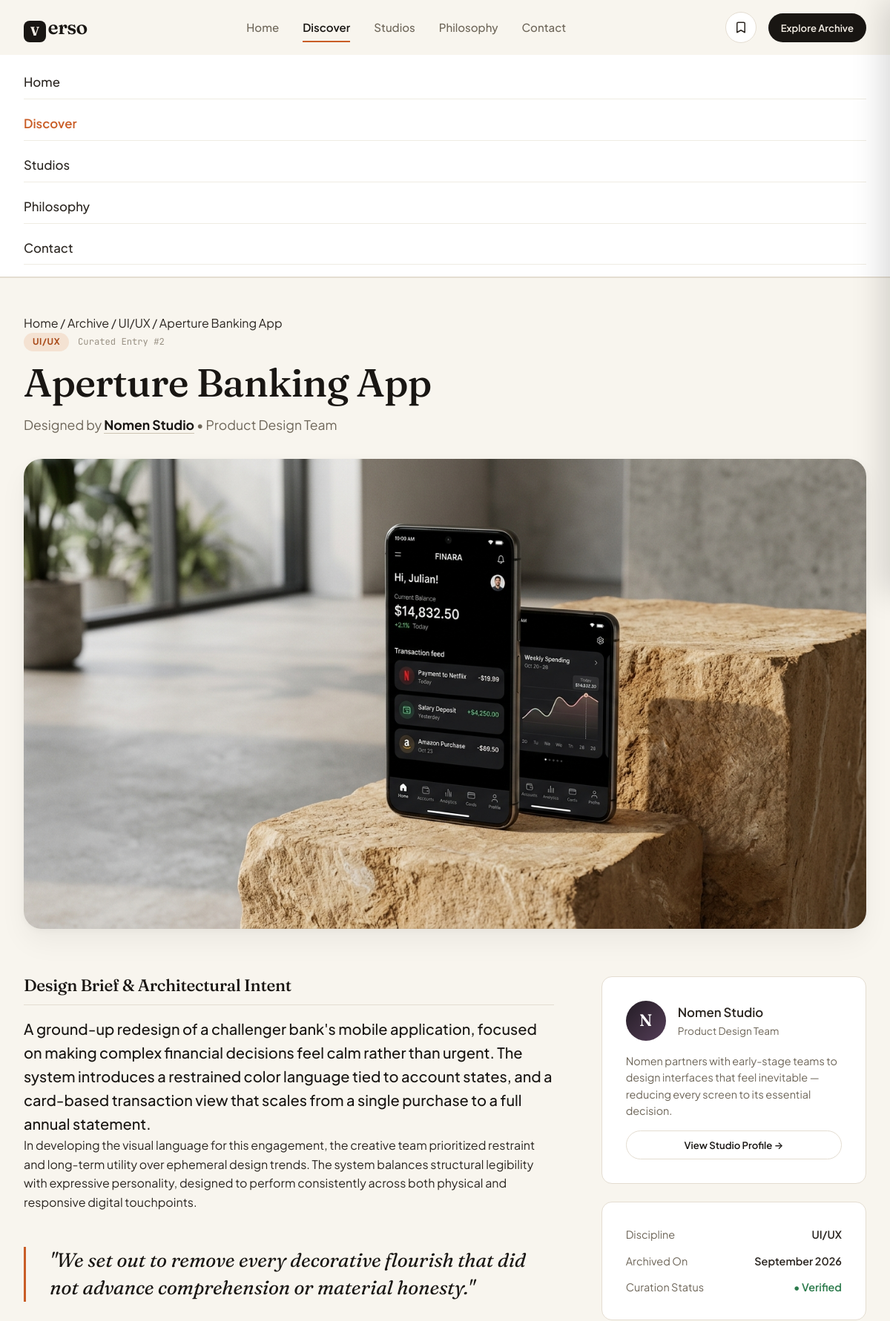
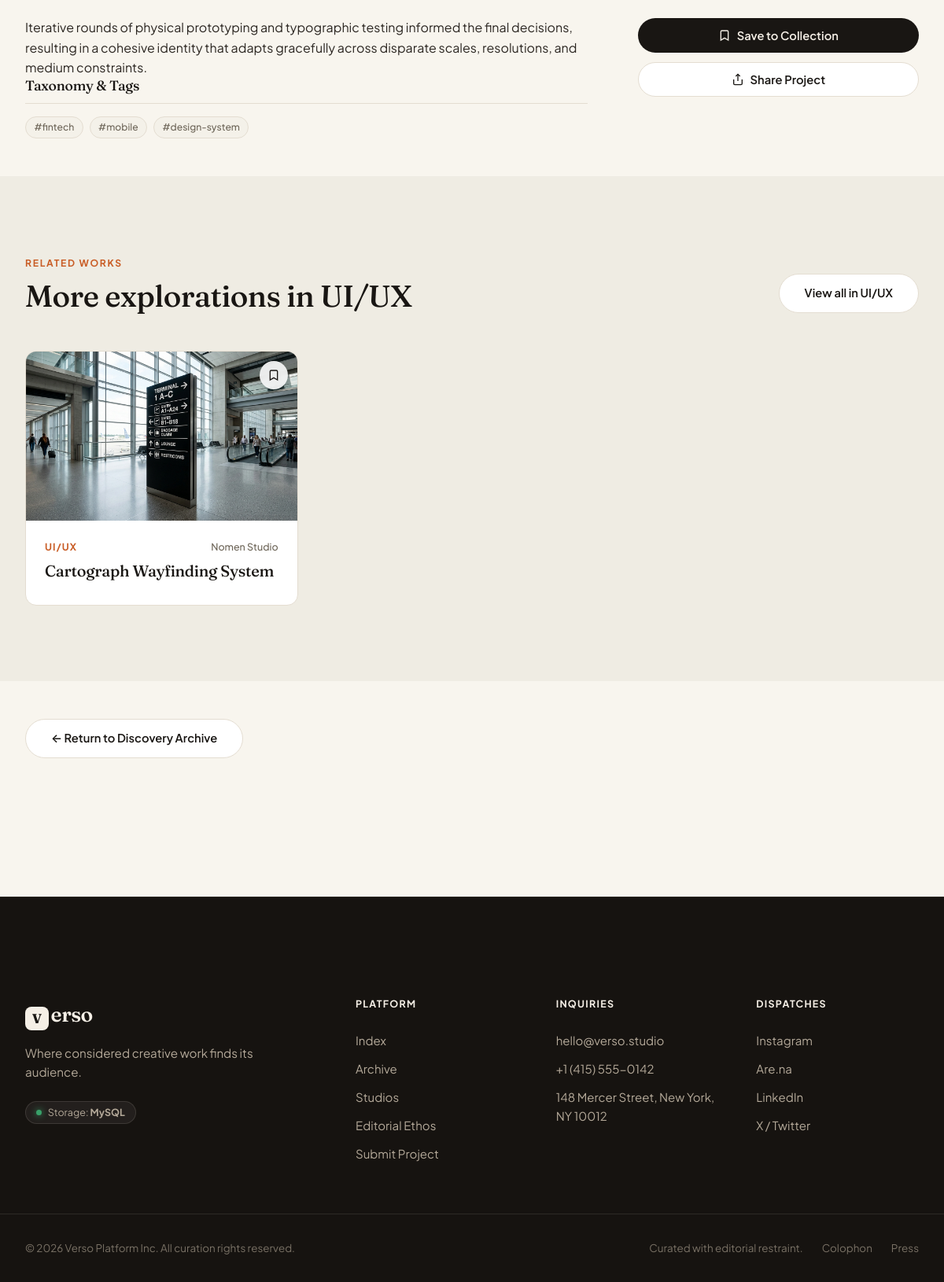
The page /project.php?slug=aperture-banking-app on the database its author committed (2 pictures, top to bottom).
### tables this page shows
CREATE TABLE IF NOT EXISTS projects (
    id INT AUTO_INCREMENT PRIMARY KEY,
    title VARCHAR(200) NOT NULL,
    slug VARCHAR(220) NOT NULL UNIQUE,
    description TEXT NOT NULL,
    category VARCHAR(60) NOT NULL,
    creator_name VARCHAR(150) NOT NULL,
    creator_role VARCHAR(150) NOT NULL,
    visual_reference VARCHAR(150) NOT NULL,
    image_url VARCHAR(255) DEFAULT '',
    tags VARCHAR(255) DEFAULT '',
    featured TINYINT(1) NOT NULL DEFAULT 0,
    created_at TIMESTAMP DEFAULT CURRENT_TIMESTAMP,
    INDEX idx_category (category),
    INDEX idx_featured (featured)
);

CREATE TABLE IF NOT EXISTS studios (
    id INT AUTO_INCREMENT PRIMARY KEY,
    name VARCHAR(150) NOT NULL,
    slug VARCHAR(160) NOT NULL UNIQUE,
    specialty VARCHAR(150) NOT NULL,
    description TEXT NOT NULL,
    location VARCHAR(150) NOT NULL,
    visual_reference VARCHAR(150) NOT NULL,
    created_at TIMESTAMP DEFAULT CURRENT_TIMESTAMP
);

### includes/db.php (called while the page is built, shortened)
<?php
class VersoDB
{
    private static ?PDO $pdo = null;
    private static ?bool $supabaseAvailable = null;
    public static function getPdo(): PDO
    {
        if (self::$pdo !== null) {
            return self::$pdo;
        }
        if (defined('DB_HOST') && defined('DB_NAME') && DB_HOST !== '') {
            try {
                $dsn = 'mysql:host=' . DB_HOST . ';dbname=' . DB_NAME . ';charset=' . DB_CHARSET;
                $options = [
                    PDO::ATTR_ERRMODE            => PDO::ERRMODE_EXCEPTION,
                    PDO::ATTR_DEFAULT_FETCH_MODE => PDO::FETCH_ASSOC,
                    PDO::ATTR_TIMEOUT            => 1,
                ];
                self::$pdo = new PDO($dsn, DB_USER, DB_PASS, $options);
                return self::$pdo;
            } catch (Throwable $e) {
            }
        }
        self::$pdo = new PDO('sqlite:' . SQLITE_DB_PATH);
        self::$pdo->setAttribute(PDO::ATTR_ERRMODE, PDO::ERRMODE_EXCEPTION);
        self::$pdo->setAttribute(PDO::ATTR_DEFAULT_FETCH_MODE, PDO::FETCH_ASSOC);
        return self::$pdo;
    }
    public static function supabaseGet(string $endpoint, array $queryParams = []): ?array
    {
        $url = rtrim(SUPABASE_URL, '/') . '/rest/v1/' . ltrim($endpoint, '/');
        if (!empty($queryParams)) {
            $url .= '?' . http_build_query($queryParams);
        }
        $ch = curl_init();
        $httpCode = curl_getinfo($ch, CURLINFO_HTTP_CODE);
        return null;
    }
    public static function isSupabaseAvailable(): bool
    {
        if (self::$supabaseAvailable !== null) {
            return self::$supabaseAvailable;
        }
        $test = self::supabaseGet('projects', ['select' => 'id', 'limit' => '1']);
        self::$supabaseAvailable = ($test !== null);
        return self::$supabaseAvailable;
    }
}
function get_db(): PDO
{
    return VersoDB::getPdo();
}

### includes/functions.php (called while the page is built, shortened)
<?php
require_once __DIR__ . '/db.php';
function url(string $path = ''): string
{
    $base = rtrim(BASE_URL, '/');
    $path = '/' . ltrim($path, '/');
    return ($base === '' ? $path : $base . $path);
}
function h(?string $value): string
{
    return htmlspecialchars($value ?? '', ENT_QUOTES, 'UTF-8');
}
function slugify(string $text): string
{
    $text = strtolower(trim($text));
    $text = preg_replace('/[^a-z0-9]+/', '-', $text);
    return trim($text, '-');
}
function visual_palette(string $seed): array
{
    $palettes = [
        ['#1B1D20', '#3E444E'],
        ['#201B18', '#664B35'],
        ['#1A2421', '#375249'],
        ['#231C24', '#553E58'],
        ['#1F2026', '#414763'],
        ['#281E1C', '#6E433B'],
        ['#1F241E', '#4B5C43'],
        ['#241E28', '#5E4968'],
    ];
    $hash = crc32($seed);
    return $palettes[abs($hash) % count($palettes)];
}
function get_project_image(array $project): ?string
{
    if (!empty($project['image_url'])) {
        $cleanPath = ltrim($project['image_url'], '/');
        $fullPath = dirname(__DIR__) . '/' . $cleanPath;
        if (file_exists($fullPath)) {
            return url($cleanPath);
        }
    }
    return null;
}
function fetch_project_by_slug(string $slug): ?array
{
    $stmt = get_db()->prepare('SELECT * FROM projects WHERE slug = :slug LIMIT 1');
    $stmt->execute([':slug' => $slug]);
    $row = $stmt->fetch();
    return $row ?: null;
}
function fetch_related_projects(string $category, int $excludeId, int $limit = 3): array
{
    $stmt = get_db()->prepare('SELECT * FROM projects WHERE category = :category AND id != :id ORDER BY created_at DESC LIMIT :lim');
    $stmt->bindValue(':category', $category);
    $stmt->bindValue(':id', $excludeId, PDO::PARAM_INT);
    $stmt->bindValue(':lim', $limit, PDO::PARAM_INT);
    $stmt->execute();
    return $stmt->fetchAll();
}
function fetch_studio_by_slug(string $slug): ?array
{
    $stmt = get_db()->prepare('SELECT * FROM studios WHERE slug = :slug LIMIT 1');
    $stmt->execute([':slug' => $slug]);
    $row = $stmt->fetch();
    return $row ?: null;
}

### project.php (the view, shortened to what this page needs)
<?php
require_once __DIR__ . '/includes/functions.php';
$slug = trim($_GET['slug'] ?? '');
$project = $slug ? fetch_project_by_slug($slug) : null;
    ?>
    <?php
$related = fetch_related_projects($project['category'], (int) $project['id']);
[$v1, $v2] = visual_palette($project['visual_reference']);
$studio = fetch_studio_by_slug(slugify($project['creator_name']));
$img = get_project_image($project);
include __DIR__ . '/includes/header.php';
?>
<article class="project-detail-view" data-slug="<?= h($project['slug']) ?>">
  <section class="section-tight">
    <div class="container">
      <nav class="breadcrumbs" aria-label="Breadcrumb">
        <a href="<?= url('index.php') ?>">Home</a>
        <span aria-hidden="true">/</span>
        <a href="<?= url('discover.php') ?>">Archive</a>
        <span aria-hidden="true">/</span>
        <a href="<?= url('discover.php?category=' . urlencode($project['category'])) ?>"><?= h($project['category']) ?></a>
        <span aria-hidden="true">/</span>
        <span class="current"><?= h($project['title']) ?></span>
      </nav>
      <header class="project-header">
        <div class="project-header-top">
          <span class="badge"><?= h($project['category']) ?></span>
          <span class="project-meta-pill">Curated Entry #<?= h((string)$project['id']) ?></span>
        </div>
        <h1 class="project-title"><?= h($project['title']) ?></h1>
        <p class="project-byline">
          Designed by <a href="<?= $studio ? url('studio.php?slug=' . urlencode($studio['slug'])) : '#' ?>" class="creator-link"><strong><?= h($project['creator_name']) ?></strong></a> &bull; <?= h($project['creator_role']) ?>
        </p>
      </header>
      <div class="project-visual-banner">
        <?php if ($img): ?>
          <img src="<?= h($img) ?>" alt="<?= h($project['title']) ?> Showcase Visual" class="project-hero-img">
        <?php else: ?>
          <div class="visual visual-wide" style="--v1: <?= $v1 ?>; --v2: <?= $v2 ?>;" role="img" aria-label="<?= h($project['title']) ?>">
            <span class="visual-tag" style="font-size: 2.2rem;"><?= h($project['title']) ?></span>
          </div>
        <?php endif; ?>
      </div>
      <div class="project-grid-content">
        <div class="project-content-main">
          <section class="project-section">
            <h2 class="project-section-title">Design Brief & Architectural Intent</h2>
            <div class="editorial project-editorial">
              <p class="lead-paragraph"><?= h($project['description']) ?></p>
              <p>In developing the visual language for this engagement, the creative team prioritized restraint and long-term utility over ephemeral design trends. The system balances structural legibility with expressive personality, designed to perform consistently across both physical and responsive digital touchpoints.</p>
              <blockquote class="pull-quote">
                "We set out to remove every decorative flourish that did not advance comprehension or material honesty."
              </blockquote>
              <p>Iterative rounds of physical prototyping and typographic testing informed the final decisions, resulting in a cohesive identity that adapts gracefully across disparate scales, resolutions, and medium constraints.</p>
            </div>
          </section>
          <?php if (!empty($project['tags'])): ?>
            <section class="project-section">
              <h3 class="project-section-title" style="font-size: 1.1rem;">Taxonomy & Tags</h3>
              <div class="tag-list">
                <?php foreach (explode(',', $project['tags']) as $tag): ?>
                  <a href="<?= url('discover.php?search=' . urlencode(trim($tag))) ?>" class="tag">#<?= h(trim($tag)) ?></a>
                <?php endforeach; ?>
              </div>
            </section>
          <?php endif; ?>
        </div>
        <aside class="project-sidebar">
          <div class="sidebar-box">
            <div class="creator-card">
              <div class="studio-avatar" style="--v1: <?= $v1 ?>; --v2: <?= $v2 ?>;" aria-hidden="true">
                <?= h(mb_substr($project['creator_name'], 0, 1)) ?>
              </div>
              <div>
                <div class="creator-name"><?= h($project['creator_name']) ?></div>
                <div class="creator-role"><?= h($project['creator_role']) ?></div>
              </div>
            </div>
            <?php if ($studio): ?>
              <p class="studio-sidebar-bio"><?= h(mb_strimwidth($studio['description'], 0, 140, '…')) ?></p>
              <a href="<?= url('studio.php?slug=' . urlencode($studio['slug'])) ?>" class="btn btn-secondary btn-full btn-small">
                View Studio Profile &rarr;
              </a>
            <?php endif; ?>
          </div>
          <div class="sidebar-box meta-table">
            <div class="meta-row">
              <span class="meta-label">Discipline</span>
              <span class="meta-value"><?= h($project['category']) ?></span>
            </div>
            <div class="meta-row">
              <span class="meta-label">Archived On</span>
              <span class="meta-value"><?= h(date('F Y', strtotime($project['created_at'] ?? 'now'))) ?></span>
            </div>
            <div class="meta-row">
              <span class="meta-label">Curation Status</span>
              <span class="meta-value status-badge">&bull; Verified</span>
            </div>
          </div>
          <div class="sidebar-actions">
            <button type="button" class="btn btn-primary btn-full btn-bookmark-toggle" data-bookmark-slug="<?= h($project['slug']) ?>">
              <svg width="16" height="16" viewBox="0 0 24 24" fill="none" stroke="currentColor" stroke-width="2"><path d="m19 21-7-4-7 4V5a2 2 0 0 1 2-2h10a2 2 0 0 1 2 2v16z"/></svg>
              <span class="bookmark-btn-text">Save to Collection</span>
            </button>
            <button type="button" class="btn btn-secondary btn-full btn-share" id="shareProjectBtn" data-title="<?= h($project['title']) ?>">
              <svg width="16" height="16" viewBox="0 0 24 24" fill="none" stroke="currentColor" stroke-width="2"><path d="M4 12v8a2 2 0 0 0 2 2h12a2 2 0 0 0 2-2v-8"/><polyline points="16 6 12 2 8 6"/><line x1="12" y1="2" x2="12" y2="15"/></svg>
              <span>Share Project</span>
            </button>
          </div>
        </aside>
      </div>
    </div>
  </section>
  <?php if (!empty($related)): ?>
  <section class="section section-muted">
    <div class="container">
      <div class="section-head">
        <div>
          <span class="eyebrow">Related Works</span>
          <h2>More explorations in <?= h($project['category']) ?></h2>
        </div>
        <a href="<?= url('discover.php?category=' . urlencode($project['category'])) ?>" class="btn btn-secondary">
          View all in <?= h($project['category']) ?>
        </a>
      </div>
      <div class="grid grid-3">
        <?php foreach ($related as $r):
          [$rv1, $rv2] = visual_palette($r['visual_reference']);
          $rimg = get_project_image($r);
        ?>
          <article class="card">
            <div class="card-media-wrap">
              <a href="<?= url('project.php?slug=' . urlencode($r['slug'])) ?>" class="card-media" aria-label="<?= h($r['title']) ?>">
                <?php if ($rimg): ?>
                  <img src="<?= h($rimg) ?>" alt="<?= h($r['title']) ?>" class="card-img" loading="lazy">
                <?php else: ?>
                  <div class="visual" style="--v1: <?= $rv1 ?>; --v2: <?= $rv2 ?>;" role="img" aria-label="<?= h($r['title']) ?>">
                    <span class="visual-tag"><?= h($r['title']) ?></span>
                  </div>
                <?php endif; ?>
              </a>
              <button type="button" class="btn-bookmark" data-bookmark-slug="<?= h($r['slug']) ?>" aria-label="Save project">
                <svg width="16" height="16" viewBox="0 0 24 24" fill="none" stroke="currentColor" stroke-width="2"><path d="m19 21-7-4-7 4V5a2 2 0 0 1 2-2h10a2 2 0 0 1 2 2v16z"/></svg>
              </button>
            </div>
            <div class="card-body">
              <div class="card-topline">
                <span class="card-category"><?= h($r['category']) ?></span>
                <span class="card-creator"><?= h($r['creator_name']) ?></span>
              </div>
              <h3 class="card-title">
                <a href="<?= url('project.php?slug=' . urlencode($r['slug'])) ?>"><?= h($r['title']) ?></a>
              </h3>
            </div>
          </article>
        <?php endforeach; ?>
      </div>
    </div>
  </section>
  <?php endif; ?>
  <section class="section-tight text-center">
    <div class="container">
      <a href="<?= url('discover.php') ?>" class="btn btn-secondary">
        &larr; Return to Discovery Archive
      </a>
    </div>
  </section>
</article>
<?php include __DIR__ . '/includes/footer.php'; ?>

### rows shown on the page
projects: category "UI/UX", title "Aperture Banking App", id "2", creator_name "Nomen Studio", creator_role "Product Design Team", image_url (picture), description "A ground-up redesign of a challenger bank's mobile application, focused on making complex financial decisions feel calm rather than urgent. The system introduces a restrained color language tied to account states, and a card-based transaction view that scales from a single purchase to a full annual statement.", tags "fintech", tags "mobile", tags "design-system", creator_name "N", created_at "September 2026"
studios: description "Nomen partners with early-stage teams to design interfaces that feel inevitable — reducing every screen to its essential decision."
projects: image_url (picture), category "UI/UX", creator_name "Nomen Studio", title "Cartograph Wayfinding System"

### other values the page prints
SITE_TAGLINE "Where considered creative work finds its audience."
VersoDB::getActiveDriver() "MySQL"
SITE_EMAIL "hello@verso.studio"
SITE_PHONE "+1 (415) 555-0142"
SITE_ADDRESS "148 Mercer Street, New York, NY 10012"
